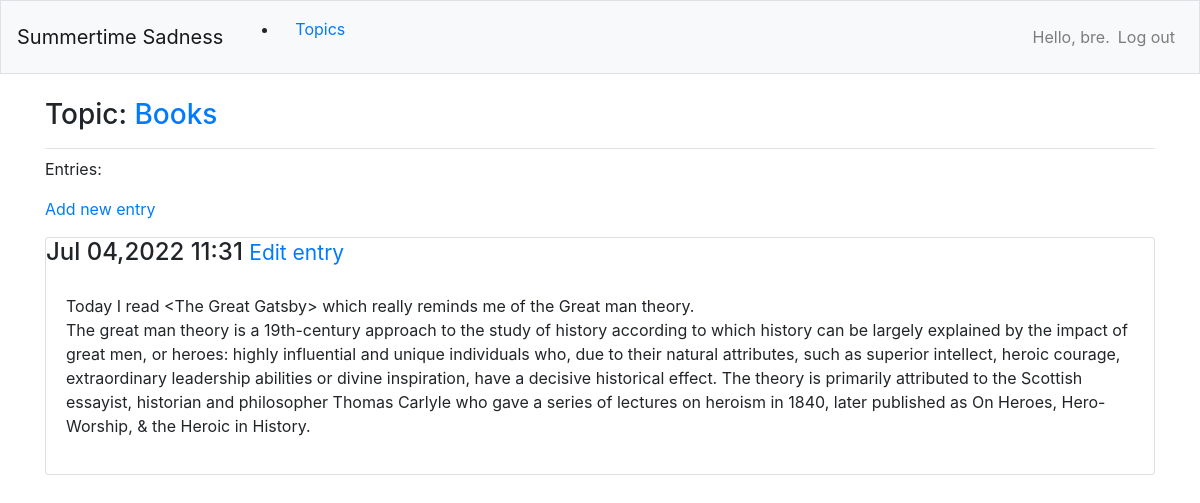
Before: /topic/2/ (signed in) with the older database file.
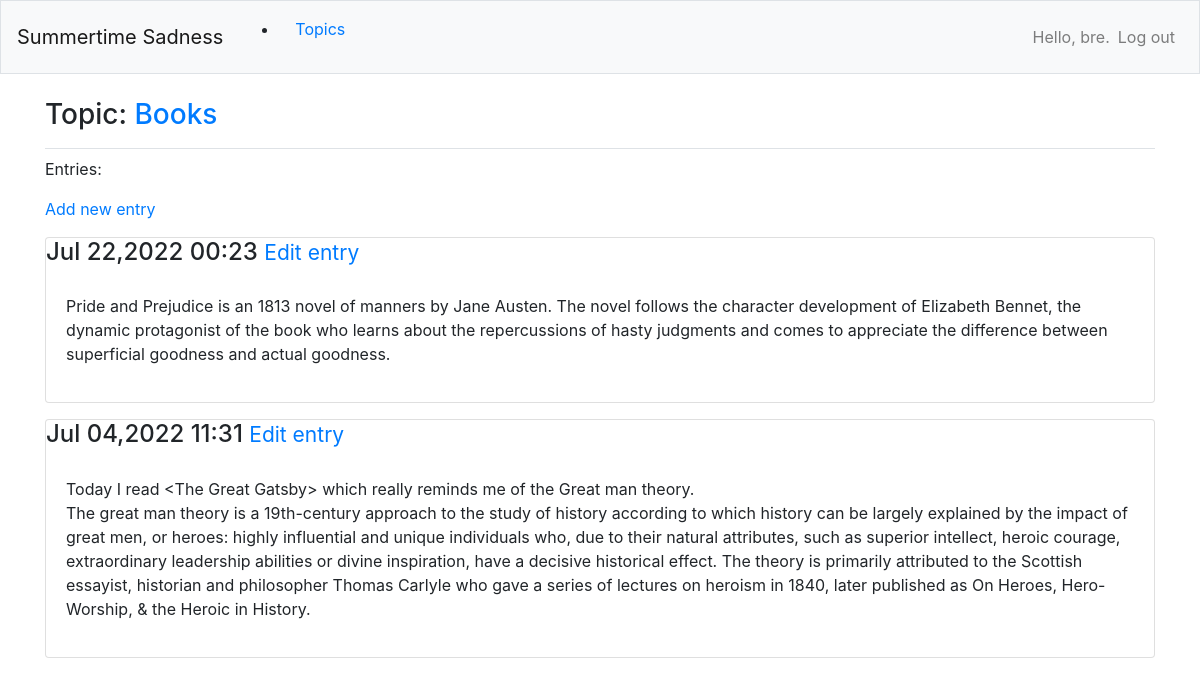
After: the same page with the newer database file.
### app_a/models.py (models this page shows, shortened)
class Entry(models.Model):
    topic=models.ForeignKey(Topic, on_delete=models.CASCADE)
    text=models.TextField()
    date_added=models.DateTimeField(auto_now_add=True)
    class Meta():
        verbose_name_plural='entries'

### app_a/views.py (the view)
# urls.py: path('topic/<int:topic_id>/', views.topic, name='topic'),
@login_required
def topic(request, topic_id):
    topic = Topic.objects.get(id=topic_id)
    if topic.owner!=request.user:
        raise Http404
    entries = topic.entry_set.order_by('-date_added')
    context = {'topic': topic, 'entries': entries}
    return render(request, 'app_a/topic.html', context)

### app_a/models.py (called while the page is built)
    def __str__(self):
        return self.text

### app_a/templates/app_a/topic.html (shortened to what this page needs)
{% extends 'app_a/base.html' %}
{% block page_header %}
<h3>Topic: <a href="{% url 'app_a:topic' topic.id %}">{{topic}} </a></h3>
{% endblock page_header %}
{% block content %}
<p>Entries:</p>
<p><a href="{% url 'app_a:new_entry' topic.id %}"> Add new entry</a></p>
    {% for entry in entries %}
        <div class="card mb-3">
            <h4 class="card_header ">
                {{entry.date_added|date:'M d,Y H:i' }}
            <small><a href="{% url 'app_a:edit_entry' entry.id %}">Edit entry </a></small>
            </h4>
            <div class="card-body">
                {{ entry.text| linebreaks }}
            </div>
        </div>
    {% empty %}
        <p>There are no entries for this topic yet.</p>
    {% endfor %}
{% endblock content %}

Changed rows visible on the page:
added Entry: date_added "Jul 22,2022 00:23", text "Pride and Prejudice is an 1813 novel of manners by Jane Austen. The novel follows the character development of Elizabeth Bennet, the dynamic protagonist of the book who learns about the repercussions of hasty judgments and comes to appreciate the difference between superficial goodness and actual goodness."
